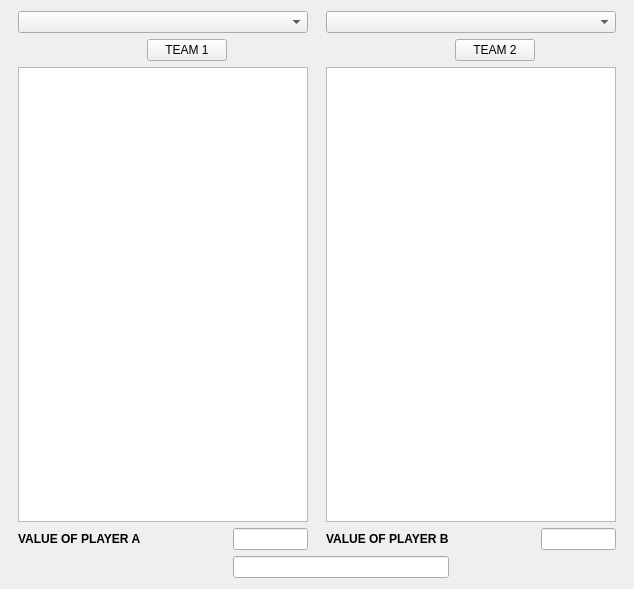
<?xml version="1.0" encoding="UTF-8"?>
<ui version="4.0">
 <class>Form</class>
 <widget class="QWidget" name="Form">
  <property name="geometry">
   <rect>
    <x>0</x>
    <y>0</y>
    <width>634</width>
    <height>589</height>
   </rect>
  </property>
  <property name="windowTitle">
   <string>Form</string>
  </property>
  <layout class="QGridLayout" name="gridLayout">
   <item row="2" column="1" colspan="3">
    <widget class="QListWidget" name="listWidget"/>
   </item>
   <item row="1" column="6">
    <widget class="QPushButton" name="select_team2">
     <property name="text">
      <string>TEAM 2</string>
     </property>
    </widget>
   </item>
   <item row="1" column="4">
    <spacer name="horizontalSpacer_7">
     <property name="orientation">
      <enum>Qt::Horizontal</enum>
     </property>
     <property name="sizeHint" stdset="0">
      <size>
       <width>40</width>
       <height>20</height>
      </size>
     </property>
    </spacer>
   </item>
   <item row="3" column="2">
    <spacer name="horizontalSpacer_4">
     <property name="orientation">
      <enum>Qt::Horizontal</enum>
     </property>
     <property name="sizeHint" stdset="0">
      <size>
       <width>40</width>
       <height>20</height>
      </size>
     </property>
    </spacer>
   </item>
   <item row="3" column="1">
    <widget class="QLabel" name="label">
     <property name="text">
      <string>&lt;html&gt;&lt;head/&gt;&lt;body&gt;&lt;p&gt;&lt;span style=&quot; font-weight:600;&quot;&gt;VALUE OF PLAYER A&lt;/span&gt;&lt;/p&gt;&lt;/body&gt;&lt;/html&gt;</string>
     </property>
    </widget>
   </item>
   <item row="2" column="5" colspan="3">
    <widget class="QListWidget" name="listWidget_2"/>
   </item>
   <item row="3" column="6">
    <spacer name="horizontalSpacer_5">
     <property name="orientation">
      <enum>Qt::Horizontal</enum>
     </property>
     <property name="sizeHint" stdset="0">
      <size>
       <width>40</width>
       <height>20</height>
      </size>
     </property>
    </spacer>
   </item>
   <item row="3" column="5">
    <widget class="QLabel" name="label_2">
     <property name="text">
      <string>&lt;html&gt;&lt;head/&gt;&lt;body&gt;&lt;p&gt;&lt;span style=&quot; font-weight:600;&quot;&gt;VALUE OF PLAYER B&lt;/span&gt;&lt;/p&gt;&lt;/body&gt;&lt;/html&gt;</string>
     </property>
    </widget>
   </item>
   <item row="3" column="7">
    <widget class="QLineEdit" name="value2"/>
   </item>
   <item row="3" column="3">
    <widget class="QLineEdit" name="value1"/>
   </item>
   <item row="4" column="3" colspan="3">
    <widget class="QLineEdit" name="answer"/>
   </item>
   <item row="0" column="0">
    <spacer name="horizontalSpacer">
     <property name="orientation">
      <enum>Qt::Horizontal</enum>
     </property>
     <property name="sizeHint" stdset="0">
      <size>
       <width>40</width>
       <height>20</height>
      </size>
     </property>
    </spacer>
   </item>
   <item row="0" column="1" colspan="3">
    <widget class="QComboBox" name="team1"/>
   </item>
   <item row="0" column="5" colspan="3">
    <widget class="QComboBox" name="team2"/>
   </item>
   <item row="0" column="4">
    <spacer name="horizontalSpacer_3">
     <property name="orientation">
      <enum>Qt::Horizontal</enum>
     </property>
     <property name="sizeHint" stdset="0">
      <size>
       <width>40</width>
       <height>20</height>
      </size>
     </property>
    </spacer>
   </item>
   <item row="0" column="8">
    <spacer name="horizontalSpacer_2">
     <property name="orientation">
      <enum>Qt::Horizontal</enum>
     </property>
     <property name="sizeHint" stdset="0">
      <size>
       <width>40</width>
       <height>20</height>
      </size>
     </property>
    </spacer>
   </item>
   <item row="1" column="2">
    <widget class="QPushButton" name="select_team1">
     <property name="text">
      <string>TEAM 1</string>
     </property>
    </widget>
   </item>
  </layout>
  <zorder>select_team2</zorder>
  <zorder>select_team1</zorder>
  <zorder>team1</zorder>
  <zorder>team2</zorder>
  <zorder>listWidget</zorder>
  <zorder>listWidget_2</zorder>
  <zorder>value1</zorder>
  <zorder>label</zorder>
  <zorder>label_2</zorder>
  <zorder>value2</zorder>
  <zorder>answer</zorder>
  <zorder>horizontalSpacer</zorder>
  <zorder>horizontalSpacer_2</zorder>
  <zorder>horizontalSpacer_3</zorder>
  <zorder>horizontalSpacer_4</zorder>
  <zorder>horizontalSpacer_5</zorder>
  <zorder>horizontalSpacer_7</zorder>
 </widget>
 <resources/>
 <connections/>
</ui>
